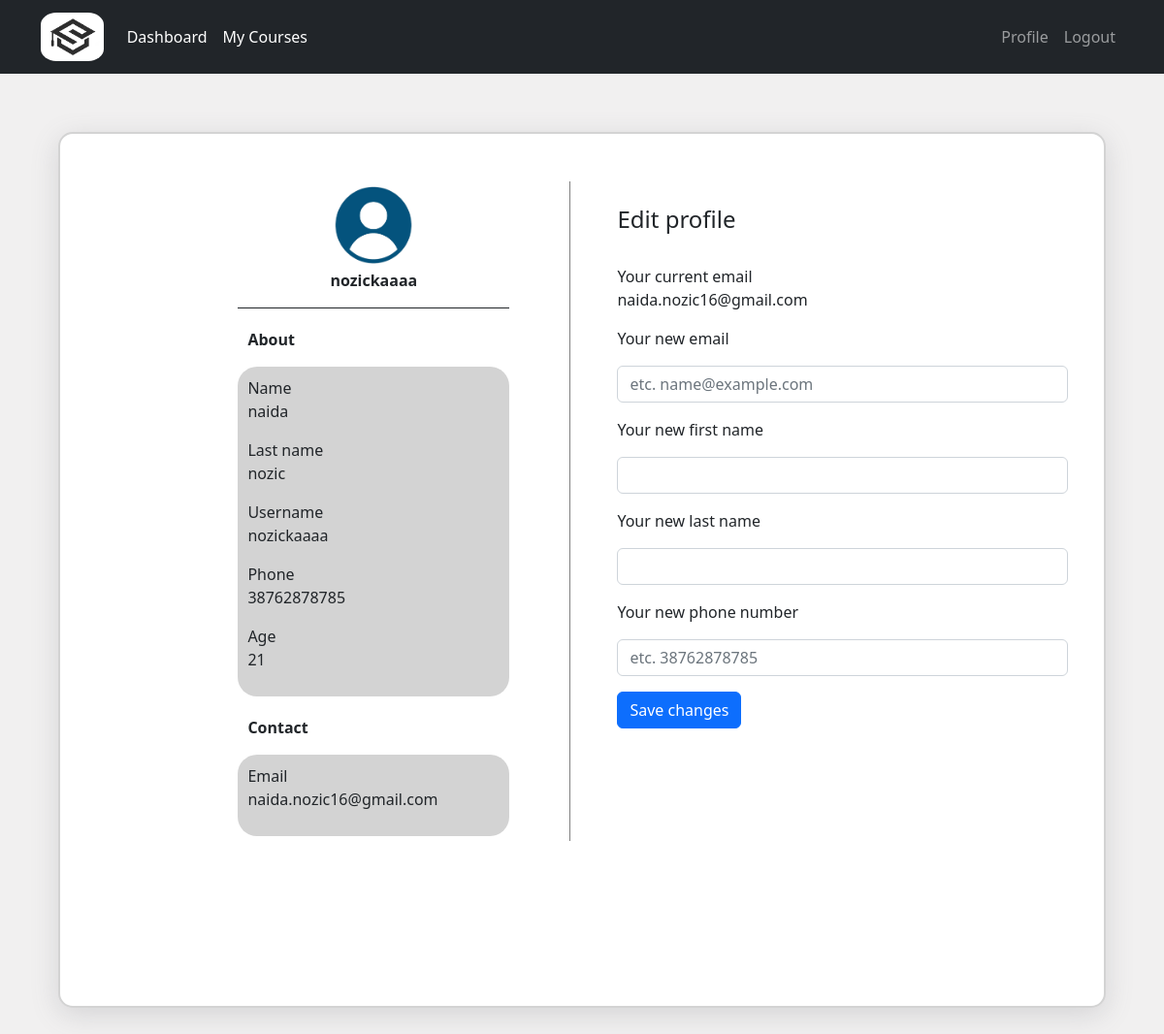
/courses/profile/12 (signed in), run on an earlier commit of the app's database.
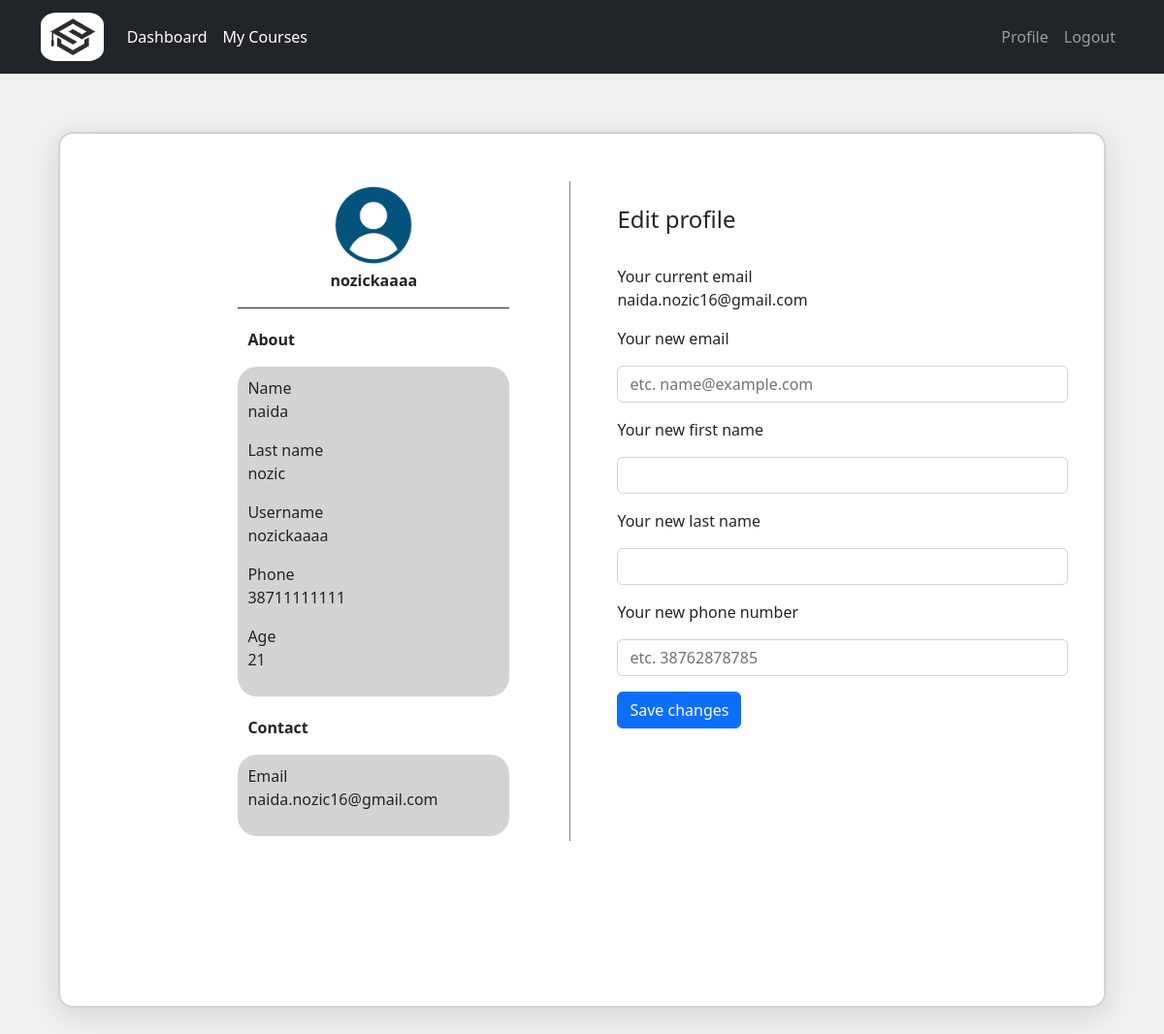
And on a later commit of the database.
### courses/models.py (models this page shows, shortened)
class Student(models.Model):
    user = models.OneToOneField(NewUser,on_delete=models.CASCADE,primary_key=True,related_name='Student')
    phone = models.IntegerField()
    age = models.IntegerField(null=True,blank=True) #this field is optional
    course = models.ManyToManyField(Course,through="StudentCourse")

### courses/views.py (the view, shortened to what this page needs)
# urls.py: path('profile/<int:pk>',views.profile,name='profile'),
@login_required
def profile(request,pk):
   user_form = UserUpdateForm()
   return render(request,'courses/profile.html',{'user_form':user_form})

### courses/forms.py
class UserUpdateForm(forms.ModelForm):
    first_name = forms.CharField(required=False, label='First name:', widget=forms.TextInput(attrs={'class':'form-control'}))
    last_name = forms.CharField(required=False, label='Last name:', widget=forms.TextInput(attrs={'class':'form-control'}))
    email = forms.EmailField(required=False, label='Email:', widget=forms.EmailInput(attrs={"placeholder": "etc. name@example.com",
                                                                            "class":"form-control"}))
    phone = forms.CharField(label='Phone number:', widget=forms.NumberInput(
                                                   attrs={"placeholder": "etc. 38762878785","class":"form-control"}))
    class Meta():
        model = NewUser
        fields = ['first_name','last_name','email']

### courses/templatetags/tag.py (called while the page is built)
@register.simple_tag
def getStudent(user):
    student = get_object_or_404(Student,user=user)
    return student

### templates/courses/profile.html (shortened to what this page needs)
{% extends 'courses/dashboard.html' %}
{% block content_courses %}
{% load static %}
<div class="row no-gutters profileBack">
    <div class="col-sm-12 col-md-12 col-lg-6 no-gutters lefty">
        <div id="leftside">
            <div class="margina" style="margin-top:5%;width: 280px;">
                <div class="horizontalCenter" style="width: 100%;">
                    <img src="{% static 'img/user.png' %}" style="width: 120px;" alt="user">
                </div>
                <p class="horizontalCenter" style="font-weight: bold; margin-bottom: 5px;">{{ user.username }}</p>
                <hr style="background-color: lightgray; opacity: 1;">
            </div>
            <div class="margina" style="width: 280px; margin-top: 20px;">
                <p style="font-weight: bold; margin-left: 10px;">About</p>
                <div style="background-color: lightgray; border-radius: 20px; height: fit-content;">
                    <div style="padding: 10px;">
                        <p><span>Name</span>
                            <br><span style="font-weight: lighter;">{{ user.first_name }}</span></p>
                        <p><span>Last name</span>
                            <br><span style="font-weight: lighter;">{{ user.last_name }}</span></p>
                        <p><span>Username</span>
                            <br><span style="font-weight: lighter;">{{ user.username }}</span></p>
                        {% load tag %}
                        {% if user.is_student %}
                           {% getStudent user as student %}
                            <p><span>Phone</span>
                                <br><span style="font-weight: lighter;">{{ student.phone }}</span></p>
                            <p><span>Age</span>
                                <br><span style="font-weight: lighter;">{{ student.age }}</span></p>
                        {% else %}
                            {% getTutor user as tutor %}
                                <p><span>Phone</span>
                                    <br><span style="font-weight: lighter;">{{ tutor.phone }}</span></p>
                        {% endif %}
                    </div>
                </div>
                <p style="font-weight: bold; margin-left: 10px; margin-top: 20px;">Contact</p>
                <div style="background-color: lightgray; border-radius: 20px; height: fit-content;">
                    <div style="padding: 10px;">
                        <p><span>Email</span>
                            <br><span style="font-weight: lighter;">{{ user.email }}</span></p>
                    </div>
                </div>
            </div>
        </div>
    </div>
    <div class="col-sm-12 col-md-12 col-lg-6 no-gutters righty">
        <div id="rightside">
            <div style="margin-top:10%; margin-left: 5%;">
                <h4>Edit profile</h4>
                <br>
                <p><span>Your current email</span>
                    <br><span style="font-weight: lighter;">{{ user.email }}</span></p>
                <form action="{% url 'profile' pk=user.pk %}" method="POST">
                    <p><label>Your new email</label><br></p>
                    <p>{{ user_form.email }}</p>
                    <p><label>Your new first name</label></p>
                    <p>{{ user_form.first_name }}</p>
                    <p><label>Your new last name</label></p>
                    <p>{{ user_form.last_name }}</p>
                    <p><label>Your new phone number</label></p>
                    <p>{{ user_form.phone }}</p>
                    <button type="submit" class="btn btn-primary" name="update_user_button">Save changes</button>
                </form>
            </div>
        </div>
    </div>
</div>
{% endblock %}

What changed in the data, as far as the page shows it:
changed Student: phone "38762878785" → "38711111111"
